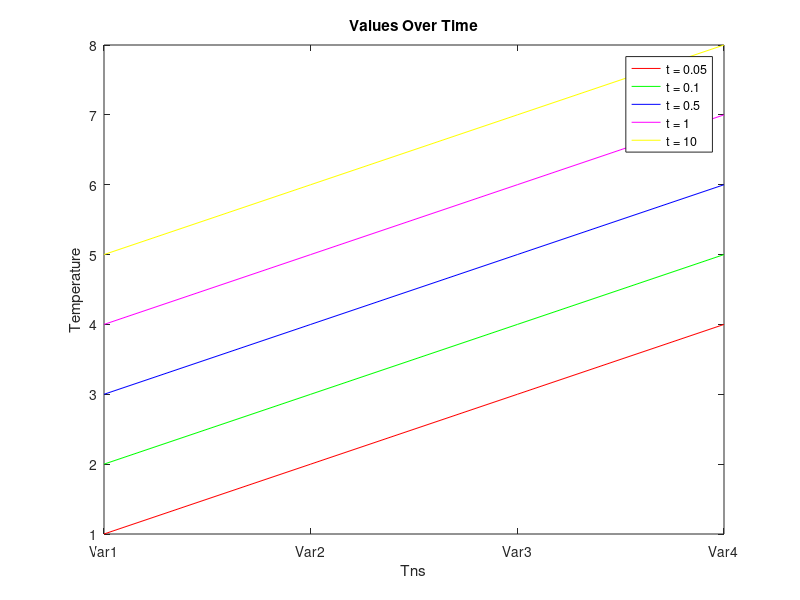

Recreate this plot in MATLAB. (Note: this script raises an error after producing the figure.)
k = 220.0;
cp = 896.0;
ro = 2702.0;

L = 0.002;
L0 = 0.001;
Ak = 3.14E-6;
Ac = 1.26E-5;
Ace = 3.14E-6;

hc = 20.0;
Ch = ro*cp*Ak*L;
Rhk = L/(k*Ak);
Rhk0 = L0/(k*Ak);
Rhc = 1/(hc*Ac);
Rhce = 1/(hc*Ace);

T0 = 25*ones(5,1);
A = zeros(5,5);
B = zeros(5,2);
C = eye(5);
D = zeros(5,2);

A(1,1) = -1/Ch*( (1/Rhk0) + (1/Rhk) + (1/Rhc));
A(1,2) = 1/Ch*(1/Rhk);

A(2,1) = 1/Ch*(1/Rhk);
A(2,2) = -1/Ch*((2/Rhk) + (1/Rhc));
A(2,3) = 1/Ch*(1/Rhk);

A(3, 2) = 1/Ch*(1/Rhk);
A(3, 3) = -1/Ch*((2/Rhk) + (1/Rhc));
A(3, 4) = 1/Ch*(1/Rhk);

A(4, 3) = 1/Ch*(1/Rhk);
A(4, 4) = -1/Ch*((2/Rhk) + (1/Rhc));
A(4, 5) = 1/Ch*(1/Rhk);

A(5, 4) = 1/Ch*(1/Rhk);
A(5, 5) = -1/Ch*((1/Rhk) + (1/Rhc) + (1/Rhce));

B(1, 1) = 1/(Ch*Rhk0);
B(1, 2) = 1/(Ch*Rhc);
B(2, 2) = 1/(Ch*Rhc);
B(3, 2) = 1/(Ch*Rhc);
B(4, 2) = 1/(Ch*Rhc);
B(5, 2) = 1/Ch*((1/Rhc) + (1/Rhce));

data = [1 2 3 4; 2 3 4 5; 3 4 5 6; 4 5 6 7; 5 6 7 8];
%colors = [ [1 0 0], [0 1 0], [0 0 1], [1 0 1], [1 1 0]];
colors = ["r", "g", "b", "m", "y"];
labels = {'Var1', 'Var2', 'Var3', 'Var4', 'Var5'};
times = [0.05, 0.1, 0.5, 1, 10]; 

figure;
for i = 1:size(data, 1)
    plot(data(i, :), 'Color', colors(i), 'DisplayName', sprintf('t = %.d', times(i)));
    hold on;
end

xticks(1:length(labels));
xticklabels(labels);
xlabel('Tns');
ylabel('Temperature');
title('Values Over Time');
legend('Location', 'best');
hold off;

times_matrix = [0.05; 0.1; 0.5; 1; 10];
U = [25; 25; 25; 25; 25];
espEstados = ss(A, B, C, D);
estados = lsim(espEstados, T0, 100);
plot(times, estados);



